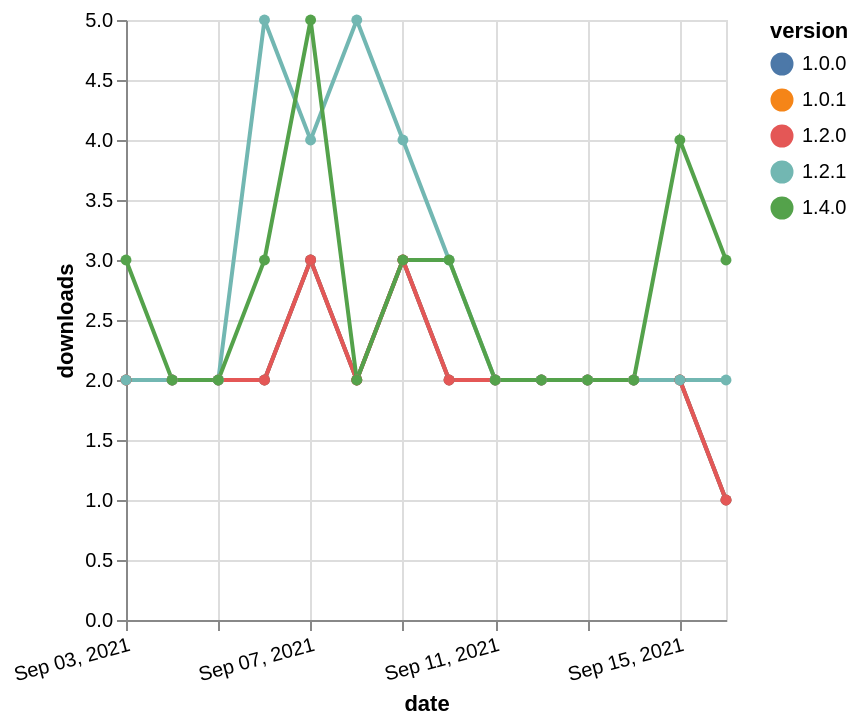

Source (Vega-Lite JSON):
### Vega-Lite specification from a JSON file in a GitHub repository (floating-point values rounded to 4 significant figures)
{"$schema": "https://vega.github.io/schema/vega-lite/v5.json", "description": "A simple bar chart with embedded data.", "data": {"values": [{"date": "2021-09-03", "total": 1341, "delta": 2, "version": "1.0.1"}, {"date": "2021-09-04", "total": 1343, "delta": 2, "version": "1.0.1"}, {"date": "2021-09-05", "total": 1345, "delta": 2, "version": "1.0.1"}, {"date": "2021-09-06", "total": 1347, "delta": 2, "version": "1.0.1"}, {"date": "2021-09-07", "total": 1350, "delta": 3, "version": "1.0.1"}, {"date": "2021-09-08", "total": 1352, "delta": 2, "version": "1.0.1"}, {"date": "2021-09-09", "total": 1355, "delta": 3, "version": "1.0.1"}, {"date": "2021-09-10", "total": 1357, "delta": 2, "version": "1.0.1"}, {"date": "2021-09-11", "total": 1359, "delta": 2, "version": "1.0.1"}, {"date": "2021-09-12", "total": 1361, "delta": 2, "version": "1.0.1"}, {"date": "2021-09-13", "total": 1363, "delta": 2, "version": "1.0.1"}, {"date": "2021-09-14", "total": 1365, "delta": 2, "version": "1.0.1"}, {"date": "2021-09-15", "total": 1367, "delta": 2, "version": "1.0.1"}, {"date": "2021-09-16", "total": 1368, "delta": 1, "version": "1.0.1"}, {"date": "2021-09-03", "total": 1029, "delta": 2, "version": "1.0.0"}, {"date": "2021-09-04", "total": 1031, "delta": 2, "version": "1.0.0"}, {"date": "2021-09-05", "total": 1033, "delta": 2, "version": "1.0.0"}, {"date": "2021-09-06", "total": 1035, "delta": 2, "version": "1.0.0"}, {"date": "2021-09-07", "total": 1038, "delta": 3, "version": "1.0.0"}, {"date": "2021-09-08", "total": 1040, "delta": 2, "version": "1.0.0"}, {"date": "2021-09-09", "total": 1043, "delta": 3, "version": "1.0.0"}, {"date": "2021-09-10", "total": 1045, "delta": 2, "version": "1.0.0"}, {"date": "2021-09-11", "total": 1047, "delta": 2, "version": "1.0.0"}, {"date": "2021-09-12", "total": 1049, "delta": 2, "version": "1.0.0"}, {"date": "2021-09-13", "total": 1051, "delta": 2, "version": "1.0.0"}, {"date": "2021-09-14", "total": 1053, "delta": 2, "version": "1.0.0"}, {"date": "2021-09-15", "total": 1055, "delta": 2, "version": "1.0.0"}, {"date": "2021-09-16", "total": 1056, "delta": 1, "version": "1.0.0"}, {"date": "2021-09-03", "total": 916, "delta": 2, "version": "1.2.0"}, {"date": "2021-09-04", "total": 918, "delta": 2, "version": "1.2.0"}, {"date": "2021-09-05", "total": 920, "delta": 2, "version": "1.2.0"}, {"date": "2021-09-06", "total": 922, "delta": 2, "version": "1.2.0"}, {"date": "2021-09-07", "total": 925, "delta": 3, "version": "1.2.0"}, {"date": "2021-09-08", "total": 927, "delta": 2, "version": "1.2.0"}, {"date": "2021-09-09", "total": 930, "delta": 3, "version": "1.2.0"}, {"date": "2021-09-10", "total": 932, "delta": 2, "version": "1.2.0"}, {"date": "2021-09-11", "total": 934, "delta": 2, "version": "1.2.0"}, {"date": "2021-09-12", "total": 936, "delta": 2, "version": "1.2.0"}, {"date": "2021-09-13", "total": 938, "delta": 2, "version": "1.2.0"}, {"date": "2021-09-14", "total": 940, "delta": 2, "version": "1.2.0"}, {"date": "2021-09-15", "total": 942, "delta": 2, "version": "1.2.0"}, {"date": "2021-09-16", "total": 943, "delta": 1, "version": "1.2.0"}, {"date": "2021-09-03", "total": 853, "delta": 2, "version": "1.2.1"}, {"date": "2021-09-04", "total": 855, "delta": 2, "version": "1.2.1"}, {"date": "2021-09-05", "total": 857, "delta": 2, "version": "1.2.1"}, {"date": "2021-09-06", "total": 862, "delta": 5, "version": "1.2.1"}, {"date": "2021-09-07", "total": 866, "delta": 4, "version": "1.2.1"}, {"date": "2021-09-08", "total": 871, "delta": 5, "version": "1.2.1"}, {"date": "2021-09-09", "total": 875, "delta": 4, "version": "1.2.1"}, {"date": "2021-09-10", "total": 878, "delta": 3, "version": "1.2.1"}, {"date": "2021-09-11", "total": 880, "delta": 2, "version": "1.2.1"}, {"date": "2021-09-12", "total": 882, "delta": 2, "version": "1.2.1"}, {"date": "2021-09-13", "total": 884, "delta": 2, "version": "1.2.1"}, {"date": "2021-09-14", "total": 886, "delta": 2, "version": "1.2.1"}, {"date": "2021-09-15", "total": 888, "delta": 2, "version": "1.2.1"}, {"date": "2021-09-16", "total": 890, "delta": 2, "version": "1.2.1"}, {"date": "2021-09-03", "total": 286, "delta": 3, "version": "1.4.0"}, {"date": "2021-09-04", "total": 288, "delta": 2, "version": "1.4.0"}, {"date": "2021-09-05", "total": 290, "delta": 2, "version": "1.4.0"}, {"date": "2021-09-06", "total": 293, "delta": 3, "version": "1.4.0"}, {"date": "2021-09-07", "total": 298, "delta": 5, "version": "1.4.0"}, {"date": "2021-09-08", "total": 300, "delta": 2, "version": "1.4.0"}, {"date": "2021-09-09", "total": 303, "delta": 3, "version": "1.4.0"}, {"date": "2021-09-10", "total": 306, "delta": 3, "version": "1.4.0"}, {"date": "2021-09-11", "total": 308, "delta": 2, "version": "1.4.0"}, {"date": "2021-09-12", "total": 310, "delta": 2, "version": "1.4.0"}, {"date": "2021-09-13", "total": 312, "delta": 2, "version": "1.4.0"}, {"date": "2021-09-14", "total": 314, "delta": 2, "version": "1.4.0"}, {"date": "2021-09-15", "total": 318, "delta": 4, "version": "1.4.0"}, {"date": "2021-09-16", "total": 321, "delta": 3, "version": "1.4.0"}]}, "width": "container", "mark": {"type": "line", "point": {"filled": true}}, "encoding": {"x": {"field": "date", "type": "temporal", "timeUnit": "yearmonthdate", "title": "date", "axis": {"labelAngle": -15}}, "y": {"field": "delta", "type": "quantitative", "title": "downloads"}, "color": {"field": "version", "type": "nominal"}, "tooltip": {"field": "delta"}}}
